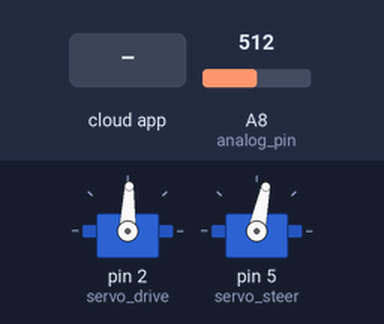
The sketch below on a simulated Arduino Mega 2560, built with avr-gcc and run on an emulated ATmega2560. Parts: 2 × servo. The test bench sets the inputs (shaded band); at power-on: A8 (analog_pin) = 512. The ROS host is connected and sends only what is stated.

Above: at 1.2 s.
1.3 s: the phone or cloud app sets linear.x to -100
At 2.1 s:
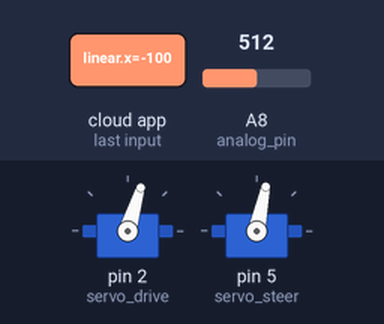
2.8 s: the phone or cloud app sets angular.z to -100
At 3.3 s:
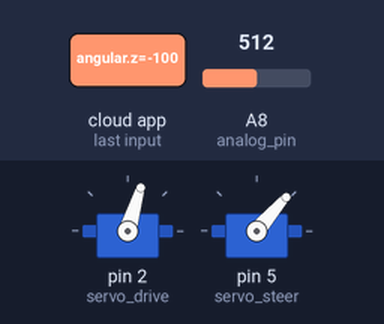
4.3 s: the phone or cloud app sets linear.x to 0
At 5.5 s:
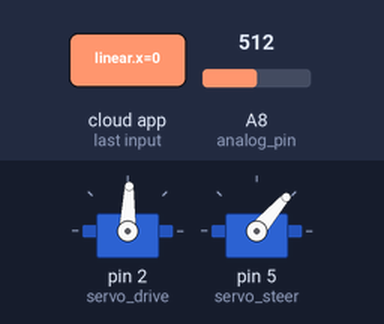
5.8 s: the phone or cloud app sets angular.z to 100
At 6.7 s:
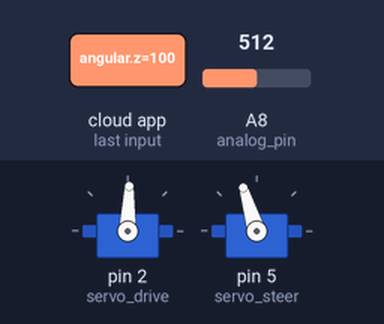
7.3 s: the phone or cloud app sets linear.x to 100
At 7.9 s:
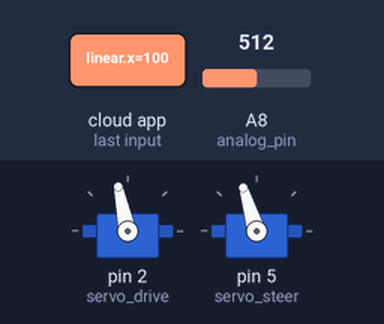
8.8 s: the phone or cloud app sets angular.z to 0
At 10.2 s:
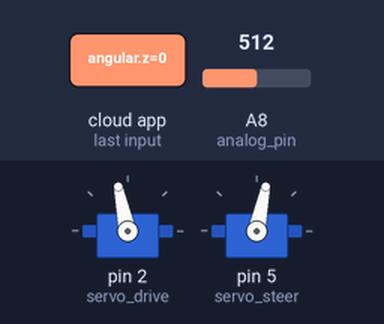
Timing chart, 0 to 11.3 s (numbered marks = the images above; inputs shaded):
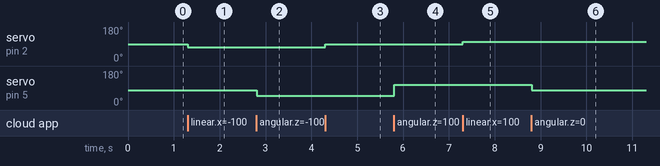

The sketch:

rover_planner.ino
```cpp
#include "Arduino.h"
#include <Servo.h> 		//Header file to operate Servos
#include <ros.h>
#include <geometry_msgs/Twist.h>
#include <ros/time.h>
#include <sensor_msgs/Range.h>

  //-------------------> Servo Motor Declarations
    Servo servo_drive;         //Servo object 1 for steering
    Servo servo_steer;           //Servo object 2 for moving
    float input_drive = 1450;  //float value for PWM1 signal
    float input_steer = 1350;  //float value for PWM2 signal

    bool positiv = false;     //flag to avoid brushless motor behavior


  //-------------------> IR Sensor Declarations
    const int analog_pin = A8;              //analog input pin for the IR sensor
    unsigned long range_time;   //variable of the ROS time for the ROS range msg
    char frame_id[] = "ir_sensor";  //variable of frame id for the ROS range msg

  //-------------------> ADC declarations
    float v_ref   = 5.0;
    float adc_max = 1024.0;
    float voltage_slope = (v_ref/adc_max);

  //-------------------> Calculations
    float eqn_offset = 0.1836092;

    float eqn_slope = 2.5513414;
    float cal_offset = 0.02;
    float analog_vol ;
    float dist_mtr = 0.0;


  //-------------------> Function to fetch sensor data and return distance
    float get_dist(int analog_pin)
      {
        pinMode(analog_pin, INPUT);
        float input  = analogRead(analog_pin);
        analog_vol = input * voltage_slope;
        dist_mtr = ((1/analog_vol)- eqn_offset)/eqn_slope;

        return dist_mtr;
      }

  //-------------------> Initialize ROS Node
    ros::NodeHandle  nh;       //Create NodeHandle

  //-------------------> CallBack function of Subscriber

    void servo_callback( const geometry_msgs::Twist& cmd_msg)
    {
      float linear;

      if (cmd_msg.linear.x < 0.0 && positiv)      //sending a zero command
          {
            servo_drive.writeMicroseconds(1450);  //to avoid brushless motor behavior
            delay(500);
          }

      if (cmd_msg.linear.x > 0.0)
          positiv = true;
      else
          positiv = false;

      if (cmd_msg.linear.x > 0.0 && cmd_msg.linear.x < 0.5)
          linear = 0.5;
      else if (cmd_msg.linear.x < 0.0 && cmd_msg.linear.x > -0.5)
          linear = -0.5;
      else
          linear = cmd_msg.linear.x;

      //---> map function converts incoming data to PWM Signal
      //---> map function works for integer values only !!!
      input_drive = map(linear*100,-100,100,1300,1600);   //PWM1 Signal
      input_steer = map(cmd_msg.angular.z*100,-100,100,1050,1650);  	//PWM2 Signal
      //digitalWrite(13, !digitalRead(13));                  //Toggle LED (Debug)

    }

  //-------------------> Subscriber definition
    ros::Subscriber<geometry_msgs::Twist> sub("cmd_vel", servo_callback);

  //-------------------> Initialize Publisher and ROS msg for the range data
    sensor_msgs::Range range_msg;
    ros::Publisher pub_dist("range", &range_msg);

  void setup()
  {
    //-------------------> LED
      //pinMode(13, OUTPUT);             //LED (Debug)

    //-------------------> Servo
      pinMode(2, OUTPUT);     //Servo motor for moving
      pinMode(5, OUTPUT);   //Servo motor for steering
      servo_drive.attach(2);     //PWM1 Pin assignment
      servo_steer.attach(5);     //PWM2 Pin assignment

    //-------------------> IR-Sensor
      pinMode(A8, INPUT);		//IR Sensor

    //-------------------> Node functions
      nh.initNode();      //Initialize the ROS Node
      nh.subscribe(sub);    //Servo Subscriber Call
      nh.advertise(pub_dist);   //IR publisher call

    //-------------------> ROS message range_msg header setup
      range_msg.radiation_type = sensor_msgs::Range::INFRARED;
      range_msg.header.frame_id = frame_id;
      range_msg.field_of_view = 0.01;
      range_msg.min_range = 0.01;
      range_msg.max_range = 0.8;
  }

  void loop()
  {
    //-------------------> IR Sensor Data publish to ROS
      if ((millis() - range_time)>50)  //publish at intervals of 50 milli seconds
      {
        range_msg.range = get_dist(analog_pin);
        range_msg.header.stamp = nh.now();
        pub_dist.publish(&range_msg);
        range_time = millis();
      }

    //-------------------> Drive Motors using PWM
      servo_drive.writeMicroseconds(input_drive);    //create PWM1 signal
      servo_steer.writeMicroseconds(input_steer);    //create PWM2 signal


      nh.spinOnce();
      delay(1);
}
```

Measured:
- after the input at 1.3 s, servo on pin 2 (servo_drive): 88° → 73° at once
- after the input at 2.8 s, servo on pin 5 (servo_steer): 78° → 49° at once
- after the input at 4.3 s, servo on pin 2 (servo_drive): 73° → 88° at once
- after the input at 5.8 s, servo on pin 5 (servo_steer): 49° → 107° at once
- after the input at 7.3 s, servo on pin 2 (servo_drive): 88° → 102° at once
- after the input at 8.8 s, servo on pin 5 (servo_steer): 107° → 78° at once
